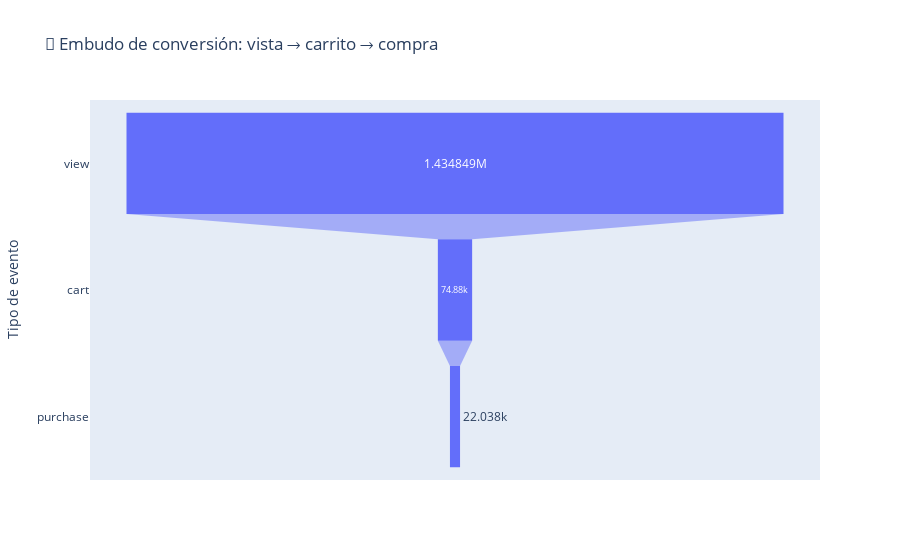

This figure's notebook cell:
### Markdown cell above
### 🔻 Embudo de conversión: Vista → Carrito → Compra

### Code cell
# Convertimos a Pandas para graficar
df_funnel = df.groupBy("event_type").count().toPandas().sort_values("count", ascending=False)

fig = px.funnel(df_funnel, x="count", y="event_type", 
                title="🔻 Embudo de conversión: vista → carrito → compra",
                labels={"event_type": "Tipo de evento", "count": "Cantidad"})
fig.show()

### Figure 1 — Plotly figure (JSON) as saved in the notebook; plotly's stock layout.template omitted (floating-point values rounded to 4 significant figures)
{"data": [{"hovertemplate": "Cantidad=%{x}<br>Tipo de evento=%{y}<extra></extra>", "legendgroup": "", "marker": {"color": "#636efa"}, "name": "", "orientation": "h", "showlegend": false, "type": "funnel", "x": [1434849, 74880, 22038], "xaxis": "x", "y": ["view", "cart", "purchase"], "yaxis": "y"}], "layout": {"autosize": true, "legend": {"tracegroupgap": 0}, "title": {"text": "🔻 Embudo de conversión: vista → carrito → compra"}, "xaxis": {"anchor": "y", "autorange": true, "domain": [0, 1], "range": [-797100.0, 797100.0], "title": {"text": "Cantidad"}, "type": "linear"}, "yaxis": {"anchor": "x", "autorange": true, "domain": [0, 1], "range": [2.5, -0.5], "title": {"text": "Tipo de evento"}, "type": "category"}}}
